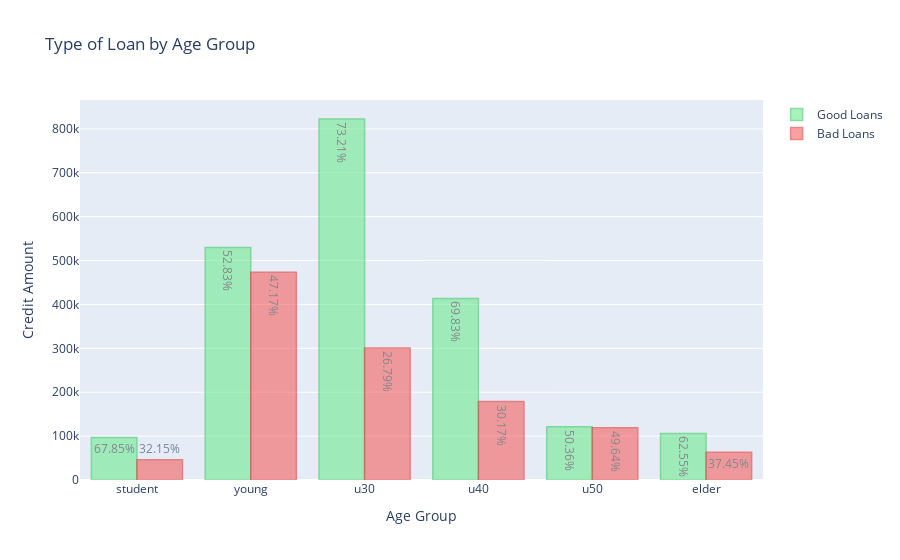

The cell this chart's notebook holds for it:
### Code cell
group_age_data = [group_age_good_loans, group_age_bad_loans]

layout = dict(
    title="Type of Loan by Age Group", 
    xaxis = dict(title="Age Group"),
    yaxis= dict(title="Credit Amount")
)

fig = dict(data=group_age_data, layout=layout)

py.iplot(fig, filename='grouped-bar-direct-labels')

### Figure 1 — Plotly figure (JSON) as saved in the notebook; plotly's stock layout.template omitted (floating-point values rounded to 4 significant figures)
{"data": [{"marker": {"color": "rgb(111, 235, 146)", "line": {"color": "rgb(60, 199, 100)", "width": 1.5}}, "name": "Good Loans", "opacity": 0.6, "text": ["67.85%", "52.83%", "73.21%", "69.83%", "50.36%", "62.55%"], "textposition": "auto", "type": "bar", "x": ["student", "young", "u30", "u40", "u50", "elder"], "y": [97079, 529876, 822423, 413573, 121064, 105805]}, {"marker": {"color": "rgb(247, 98, 98)", "line": {"color": "rgb(225, 56, 56)", "width": 1.5}}, "name": "Bad Loans", "opacity": 0.6, "text": ["32.15%", "47.17%", "26.79%", "30.17%", "49.64%", "37.45%"], "textposition": "auto", "type": "bar", "x": ["student", "young", "u30", "u40", "u50", "elder"], "y": [45991, 473069, 300983, 178724, 119316, 63355]}], "layout": {"title": {"text": "Type of Loan by Age Group"}, "xaxis": {"title": {"text": "Age Group"}}, "yaxis": {"title": {"text": "Credit Amount"}}}}
